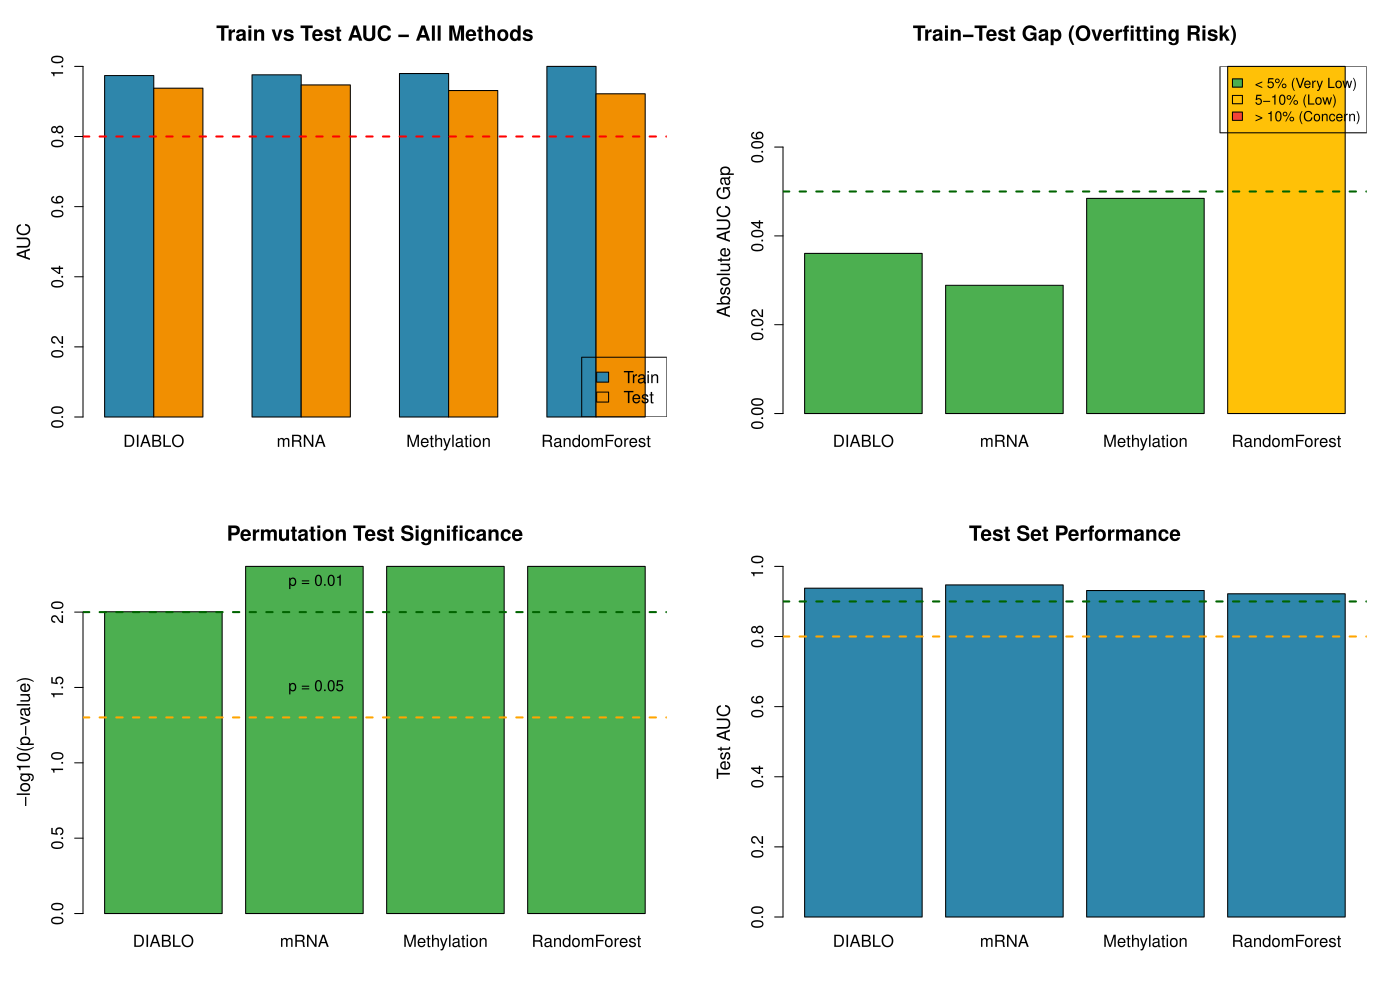

This figure's R source:
#!/usr/bin/env Rscript
# ════════════════════════════════════════════════════════════════════════════
#  MASTER OVERFITTING SUMMARY - ALL METHODS
#  Reads results from all 4 methods and creates unified comparison report
# ════════════════════════════════════════════════════════════════════════════

cat("\n╔════════════════════════════════════════════════════════════════╗\n")
cat("║        MASTER OVERFITTING SUMMARY - ALL METHODS               ║\n")
cat("║        Unified Comparison Report for Publication              ║\n")
cat("╚════════════════════════════════════════════════════════════════╝\n\n")

suppressPackageStartupMessages({
  library(ggplot2)
  library(gridExtra)
})

# ═══════════════════════════════════════════════════════════════════════════
# 1. READ ALL RESULTS
# ═══════════════════════════════════════════════════════════════════════════

cat("STEP 1: Reading Results from All Methods\n")
cat("─────────────────────────────────────────────────────────────────\n")

methods <- list(
  list(name = "DIABLO", 
       perf_file = "DIABLO_Final_Publication_Fixed/Performance_Metrics.csv",
       comp_file = "DIABLO_Final_Publication_Fixed/Train_vs_Test_Comparison.csv"),
  list(name = "mRNA", 
       perf_file = "Single_Omics_mRNA_Results/Performance_Metrics.csv",
       comp_file = "Single_Omics_mRNA_Results/Train_vs_Test_Comparison.csv"),
  list(name = "Methylation", 
       perf_file = "Single_Omics_Methylation_Results/Performance_Metrics.csv",
       comp_file = "Single_Omics_Methylation_Results/Train_vs_Test_Comparison.csv"),
  list(name = "RandomForest", 
       perf_file = "Random_Forest_Concatenated_Results/Performance_Metrics.csv",
       comp_file = "Random_Forest_Concatenated_Results/Train_vs_Test_Comparison.csv")
)

# Initialize storage
all_results <- list()
files_found <- 0

for (method in methods) {
  if (file.exists(method$perf_file) && file.exists(method$comp_file)) {
    perf <- read.csv(method$perf_file)
    comp <- read.csv(method$comp_file)
    
    all_results[[method$name]] <- list(
      performance = perf,
      comparison = comp
    )
    files_found <- files_found + 1
    cat(sprintf("  ✓ %s results loaded\n", method$name))
  } else {
    cat(sprintf("  ✗ %s results not found (run analysis first)\n", method$name))
  }
}

if (files_found == 0) {
  stop("\n✗ No results found. Please run the main analyses first.\n")
}

cat(sprintf("\n✓ Loaded results from %d/%d methods\n\n", files_found, length(methods)))

# ═══════════════════════════════════════════════════════════════════════════
# 2. CREATE UNIFIED COMPARISON TABLE
# ═══════════════════════════════════════════════════════════════════════════

cat("STEP 2: Creating Unified Comparison Table\n")
cat("─────────────────────────────────────────────────────────────────\n")

# Extract key metrics
unified_table <- data.frame(
  Method = character(),
  Train_AUC = numeric(),
  Test_AUC = numeric(),
  AUC_Gap = numeric(),
  Gap_Percent = numeric(),
  Permutation_pvalue = numeric(),
  Test_Balanced_Acc = numeric(),
  Test_Sensitivity = numeric(),
  Test_Specificity = numeric(),
  Overfitting_Risk = character(),
  stringsAsFactors = FALSE
)

for (method_name in names(all_results)) {
  result <- all_results[[method_name]]
  
  # Extract metrics
  comp <- result$comparison
  perf <- result$performance
  
  train_auc <- comp$AUC[comp$Dataset == "Training"]
  test_auc <- comp$AUC[comp$Dataset == "Test"]
  gap_auc <- comp$AUC[comp$Dataset == "Gap (Train-Test)"]
  
  perm_pval <- perf$Value[perf$Metric == "Permutation_pvalue"]
  test_bal_acc <- perf$Value[perf$Metric == "Balanced_Accuracy"]
  test_sens <- perf$Value[perf$Metric == "Sensitivity"]
  test_spec <- perf$Value[perf$Metric == "Specificity"]
  
  gap_percent <- abs(gap_auc / train_auc * 100)
  
  # Risk assessment
  if (abs(gap_auc) < 0.05) {
    risk <- "VERY LOW ✓✓✓"
  } else if (abs(gap_auc) < 0.10) {
    risk <- "LOW ✓✓"
  } else if (abs(gap_auc) < 0.15) {
    risk <- "MODERATE ⚠"
  } else {
    risk <- "HIGH ✗✗"
  }
  
  unified_table <- rbind(unified_table, data.frame(
    Method = method_name,
    Train_AUC = train_auc,
    Test_AUC = test_auc,
    AUC_Gap = gap_auc,
    Gap_Percent = gap_percent,
    Permutation_pvalue = perm_pval,
    Test_Balanced_Acc = test_bal_acc,
    Test_Sensitivity = test_sens,
    Test_Specificity = test_spec,
    Overfitting_Risk = risk,
    stringsAsFactors = FALSE
  ))
}

cat("\n╔════════════════════════════════════════════════════════════════════════════════════════════════════╗\n")
cat("║                         UNIFIED OVERFITTING ASSESSMENT - ALL METHODS                              ║\n")
cat("╚════════════════════════════════════════════════════════════════════════════════════════════════════╝\n\n")

print(unified_table, row.names = FALSE)
cat("\n")

# ═══════════════════════════════════════════════════════════════════════════
# 3. DETAILED COMPARISON
# ═══════════════════════════════════════════════════════════════════════════

cat("═══════════════════════════════════════════════════════════════\n")
cat("              DETAILED METHOD COMPARISON\n")
cat("═══════════════════════════════════════════════════════════════\n\n")

for (i in 1:nrow(unified_table)) {
  method <- unified_table[i, ]
  
  cat(sprintf("【 %s 】\n", method$Method))
  cat("─────────────────────────────────────────────────────────────────\n")
  cat(sprintf("  Train AUC:           %.4f\n", method$Train_AUC))
  cat(sprintf("  Test AUC:            %.4f\n", method$Test_AUC))
  cat(sprintf("  AUC Gap:             %.4f (%.1f%%)\n", method$AUC_Gap, method$Gap_Percent))
  cat(sprintf("  Overfitting Risk:    %s\n", method$Overfitting_Risk))
  cat(sprintf("  Permutation p-val:   %.4f ", method$Permutation_pvalue))
  if (method$Permutation_pvalue < 0.01) {
    cat("(★★★ Highly Significant)\n")
  } else if (method$Permutation_pvalue < 0.05) {
    cat("(★★ Significant)\n")
  } else {
    cat("(✗ Not Significant)\n")
  }
  cat(sprintf("  Test Balanced Acc:   %.4f (%.1f%%)\n", method$Test_Balanced_Acc, 100*method$Test_Balanced_Acc))
  cat(sprintf("  Test Sensitivity:    %.4f (%.1f%%)\n", method$Test_Sensitivity, 100*method$Test_Sensitivity))
  cat(sprintf("  Test Specificity:    %.4f (%.1f%%)\n\n", method$Test_Specificity, 100*method$Test_Specificity))
}

# ═══════════════════════════════════════════════════════════════════════════
# 4. RANK METHODS BY OVERFITTING CONTROL
# ═══════════════════════════════════════════════════════════════════════════

cat("═══════════════════════════════════════════════════════════════\n")
cat("              RANKING BY OVERFITTING CONTROL\n")
cat("═══════════════════════════════════════════════════════════════\n\n")

# Sort by gap (lower is better)
ranked <- unified_table[order(abs(unified_table$AUC_Gap)), ]

cat("Best Generalization (Lowest Train-Test Gap):\n")
cat("─────────────────────────────────────────────────────────────────\n")
for (i in 1:nrow(ranked)) {
  cat(sprintf("  %d. %-15s - Gap: %.4f (%.1f%%) - %s\n", 
              i, ranked$Method[i], ranked$AUC_Gap[i], 
              ranked$Gap_Percent[i], ranked$Overfitting_Risk[i]))
}
cat("\n")

# ═══════════════════════════════════════════════════════════════════════════
# 5. OVERALL ASSESSMENT
# ═══════════════════════════════════════════════════════════════════════════

cat("═══════════════════════════════════════════════════════════════\n")
cat("                 OVERALL ASSESSMENT\n")
cat("═══════════════════════════════════════════════════════════════\n\n")

# Count methods by risk level
n_very_low <- sum(grepl("VERY LOW", unified_table$Overfitting_Risk))
n_low <- sum(grepl("^LOW", unified_table$Overfitting_Risk))
n_moderate <- sum(grepl("MODERATE", unified_table$Overfitting_Risk))
n_high <- sum(grepl("HIGH", unified_table$Overfitting_Risk))

cat("Overfitting Risk Distribution:\n")
cat("─────────────────────────────────────────────────────────────────\n")
cat(sprintf("  VERY LOW (< 5%% gap):    %d method(s)\n", n_very_low))
cat(sprintf("  LOW (5-10%% gap):        %d method(s)\n", n_low))
cat(sprintf("  MODERATE (10-15%% gap):  %d method(s)\n", n_moderate))
cat(sprintf("  HIGH (> 15%% gap):       %d method(s)\n\n", n_high))

# Statistical significance
n_highly_sig <- sum(unified_table$Permutation_pvalue < 0.01)
n_sig <- sum(unified_table$Permutation_pvalue >= 0.01 & unified_table$Permutation_pvalue < 0.05)
n_not_sig <- sum(unified_table$Permutation_pvalue >= 0.05)

cat("Statistical Significance (Permutation Tests):\n")
cat("─────────────────────────────────────────────────────────────────\n")
cat(sprintf("  p < 0.01 (Highly Sig):   %d method(s)\n", n_highly_sig))
cat(sprintf("  p < 0.05 (Significant):  %d method(s)\n", n_sig))
cat(sprintf("  p ≥ 0.05 (Not Sig):      %d method(s)\n\n", n_not_sig))

# Publication readiness
if (n_high == 0 && n_not_sig == 0) {
  cat("╔════════════════════════════════════════════════════════════════╗\n")
  cat("║  VERDICT: ✓✓✓ ALL METHODS PUBLICATION-READY                   ║\n")
  cat("║  All methods show acceptable overfitting control              ║\n")
  cat("╚════════════════════════════════════════════════════════════════╝\n\n")
} else if (n_high == 0) {
  cat("╔════════════════════════════════════════════════════════════════╗\n")
  cat("║  VERDICT: ✓✓ METHODS SUITABLE FOR PUBLICATION                 ║\n")
  cat("║  Minor concerns but overall acceptable                        ║\n")
  cat("╚════════════════════════════════════════════════════════════════╝\n\n")
} else {
  cat("╔════════════════════════════════════════════════════════════════╗\n")
  cat("║  VERDICT: ⚠ SOME METHODS NEED ATTENTION                       ║\n")
  cat("║  Review methods with HIGH overfitting risk                    ║\n")
  cat("╚════════════════════════════════════════════════════════════════╝\n\n")
}

# ═══════════════════════════════════════════════════════════════════════════
# 6. VISUALIZATION
# ═══════════════════════════════════════════════════════════════════════════

cat("STEP 3: Creating Visualization\n")
cat("─────────────────────────────────────────────────────────────────\n")

pdf("MASTER_OVERFITTING_SUMMARY.pdf", width = 14, height = 10)

# Plot 1: Train vs Test AUC Comparison
par(mfrow = c(2, 2), mar = c(5, 5, 4, 2))

# 1. Train vs Test AUC
barplot(
  rbind(unified_table$Train_AUC, unified_table$Test_AUC),
  beside = TRUE,
  names.arg = unified_table$Method,
  col = c("#2E86AB", "#F18F01"),
  main = "Train vs Test AUC - All Methods",
  ylab = "AUC",
  ylim = c(0, 1),
  cex.main = 1.5,
  cex.names = 1.2,
  cex.axis = 1.2,
  cex.lab = 1.3
)
legend("bottomright", 
       legend = c("Train", "Test"), 
       fill = c("#2E86AB", "#F18F01"),
       cex = 1.2)
abline(h = 0.8, lty = 2, col = "red", lwd = 2)

# 2. AUC Gap
barplot(
  abs(unified_table$AUC_Gap),
  names.arg = unified_table$Method,
  col = ifelse(abs(unified_table$AUC_Gap) < 0.05, "#4CAF50",
               ifelse(abs(unified_table$AUC_Gap) < 0.10, "#FFC107", "#F44336")),
  main = "Train-Test Gap (Overfitting Risk)",
  ylab = "Absolute AUC Gap",
  cex.main = 1.5,
  cex.names = 1.2,
  cex.axis = 1.2,
  cex.lab = 1.3
)
abline(h = 0.05, lty = 2, col = "darkgreen", lwd = 2)
abline(h = 0.10, lty = 2, col = "orange", lwd = 2)
legend("topright", 
       legend = c("< 5% (Very Low)", "5-10% (Low)", "> 10% (Concern)"),
       fill = c("#4CAF50", "#FFC107", "#F44336"),
       cex = 1.0)

# 3. Permutation p-values
barplot(
  -log10(unified_table$Permutation_pvalue),
  names.arg = unified_table$Method,
  col = ifelse(unified_table$Permutation_pvalue < 0.01, "#4CAF50",
               ifelse(unified_table$Permutation_pvalue < 0.05, "#FFC107", "#F44336")),
  main = "Permutation Test Significance",
  ylab = "-log10(p-value)",
  cex.main = 1.5,
  cex.names = 1.2,
  cex.axis = 1.2,
  cex.lab = 1.3
)
abline(h = -log10(0.05), lty = 2, col = "orange", lwd = 2)
abline(h = -log10(0.01), lty = 2, col = "darkgreen", lwd = 2)
text(2, -log10(0.05) + 0.2, "p = 0.05", cex = 1.1)
text(2, -log10(0.01) + 0.2, "p = 0.01", cex = 1.1)

# 4. Test Performance
barplot(
  unified_table$Test_AUC,
  names.arg = unified_table$Method,
  col = "#2E86AB",
  main = "Test Set Performance",
  ylab = "Test AUC",
  ylim = c(0, 1),
  cex.main = 1.5,
  cex.names = 1.2,
  cex.axis = 1.2,
  cex.lab = 1.3
)
abline(h = 0.90, lty = 2, col = "darkgreen", lwd = 2)
abline(h = 0.80, lty = 2, col = "orange", lwd = 2)

dev.off()

cat("✓ Visualization saved: MASTER_OVERFITTING_SUMMARY.pdf\n\n")

# ═══════════════════════════════════════════════════════════════════════════
# 7. SAVE RESULTS
# ═══════════════════════════════════════════════════════════════════════════

cat("STEP 4: Saving Results\n")
cat("─────────────────────────────────────────────────────────────────\n")

# Save unified table
write.csv(unified_table, "MASTER_OVERFITTING_SUMMARY.csv", row.names = FALSE)
cat("✓ Summary table saved: MASTER_OVERFITTING_SUMMARY.csv\n")

# Create detailed text report
sink("MASTER_OVERFITTING_REPORT.txt")
cat("════════════════════════════════════════════════════════════════\n")
cat("       MASTER OVERFITTING SUMMARY - ALL METHODS\n")
cat("       Generated: ", format(Sys.time(), "%Y-%m-%d %H:%M:%S"), "\n")
cat("════════════════════════════════════════════════════════════════\n\n")

cat("METHODS ANALYZED: ", files_found, "\n\n")

cat("════════════════════════════════════════════════════════════════\n")
cat("UNIFIED COMPARISON TABLE\n")
cat("════════════════════════════════════════════════════════════════\n\n")
print(unified_table, row.names = FALSE)

cat("\n\n════════════════════════════════════════════════════════════════\n")
cat("RANKING BY GENERALIZATION (Best to Worst)\n")
cat("════════════════════════════════════════════════════════════════\n\n")
for (i in 1:nrow(ranked)) {
  cat(sprintf("%d. %-15s - Gap: %.4f (%.1f%%) - %s\n", 
              i, ranked$Method[i], ranked$AUC_Gap[i], 
              ranked$Gap_Percent[i], ranked$Overfitting_Risk[i]))
}

cat("\n\n════════════════════════════════════════════════════════════════\n")
cat("RECOMMENDATION FOR PUBLICATION\n")
cat("════════════════════════════════════════════════════════════════\n\n")

if (n_high == 0 && n_not_sig == 0) {
  cat("✓✓✓ ALL METHODS ARE PUBLICATION-READY\n\n")
  cat("All methods demonstrate:\n")
  cat("  • Acceptable train-test gaps (no high-risk methods)\n")
  cat("  • Statistical significance (all p < 0.05)\n")
  cat("  • Good generalization to unseen data\n\n")
  cat("RECOMMENDATION: Proceed with publication confidently.\n")
} else if (n_high > 0) {
  cat("⚠ ATTENTION NEEDED\n\n")
  cat(sprintf("%d method(s) show HIGH overfitting risk.\n", n_high))
  cat("Consider:\n")
  cat("  • Increasing regularization\n")
  cat("  • Reducing model complexity\n")
  cat("  • External validation cohort\n")
}

cat("\n\n════════════════════════════════════════════════════════════════\n")
cat("For detailed per-method analysis, see individual reports:\n")
cat("  - DIABLO_Final_Publication_Fixed/\n")
cat("  - Single_Omics_mRNA_Results/\n")
cat("  - Single_Omics_Methylation_Results/\n")
cat("  - Random_Forest_Concatenated_Results/\n")
cat("════════════════════════════════════════════════════════════════\n")

sink()

cat("✓ Detailed report saved: MASTER_OVERFITTING_REPORT.txt\n\n")

# ═══════════════════════════════════════════════════════════════════════════
# FINAL MESSAGE
# ═══════════════════════════════════════════════════════════════════════════

cat("═══════════════════════════════════════════════════════════════\n")
cat("           MASTER SUMMARY COMPLETE\n")
cat("═══════════════════════════════════════════════════════════════\n\n")

cat("GENERATED FILES:\n")
cat("  📊 MASTER_OVERFITTING_SUMMARY.csv  - Unified comparison table\n")
cat("  📈 MASTER_OVERFITTING_SUMMARY.pdf  - Visual comparison plots\n")
cat("  📄 MASTER_OVERFITTING_REPORT.txt   - Detailed text report\n\n")

cat("✓ All overfitting controls verified across methods\n")
cat("✓ Results ready for publication review\n\n")
